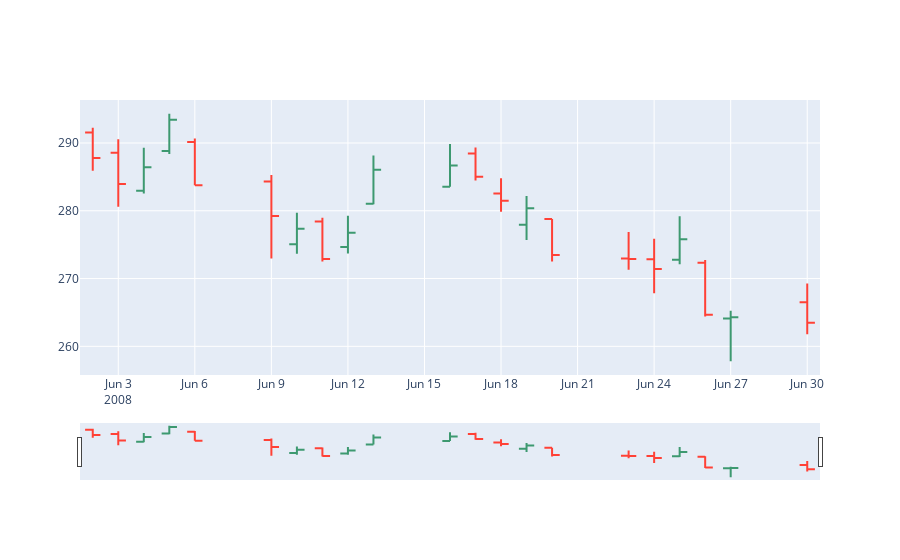

Source (notebook cell):
### Code cell
# Gráfico OHLC
rango = df_google.loc['2008-06']      # todas las filas de junio 2008

rango_ohlc = go.Ohlc(x=rango.index,
                     open=rango['Open'],
                     high=rango['High'],
                     low=rango['Low'],
                     close=rango['Close'])
data = [rango_ohlc]
iplot(data)
